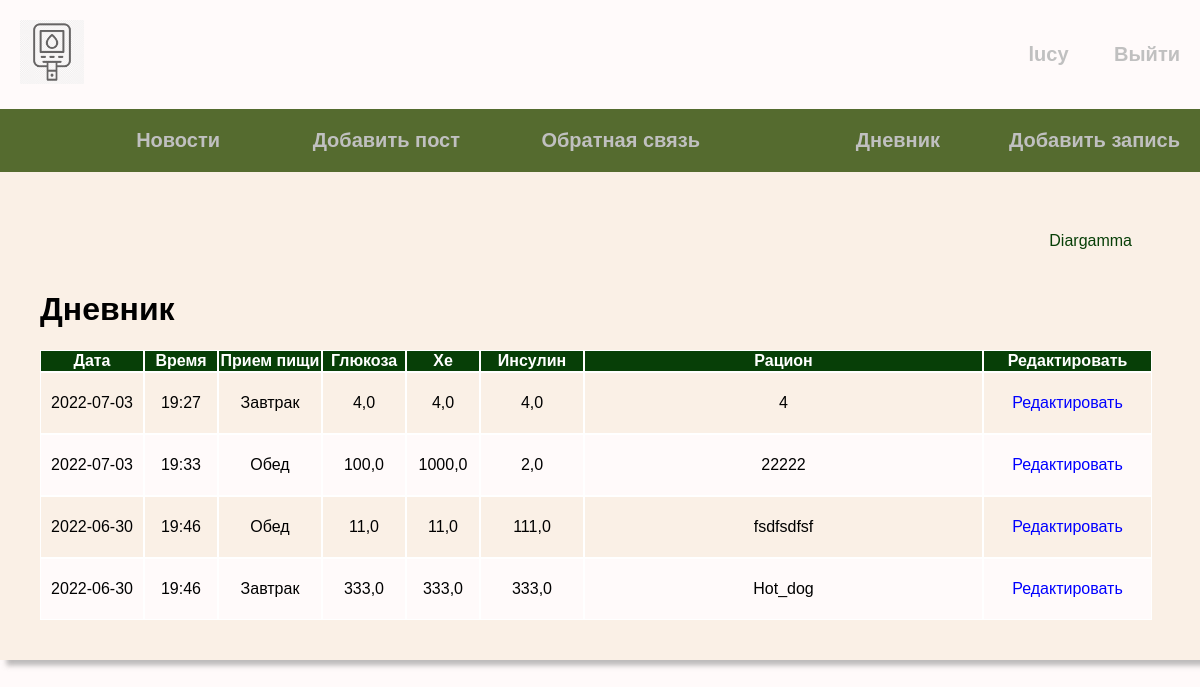
Page /diary/diary_page/ (signed in) on the earlier database version.
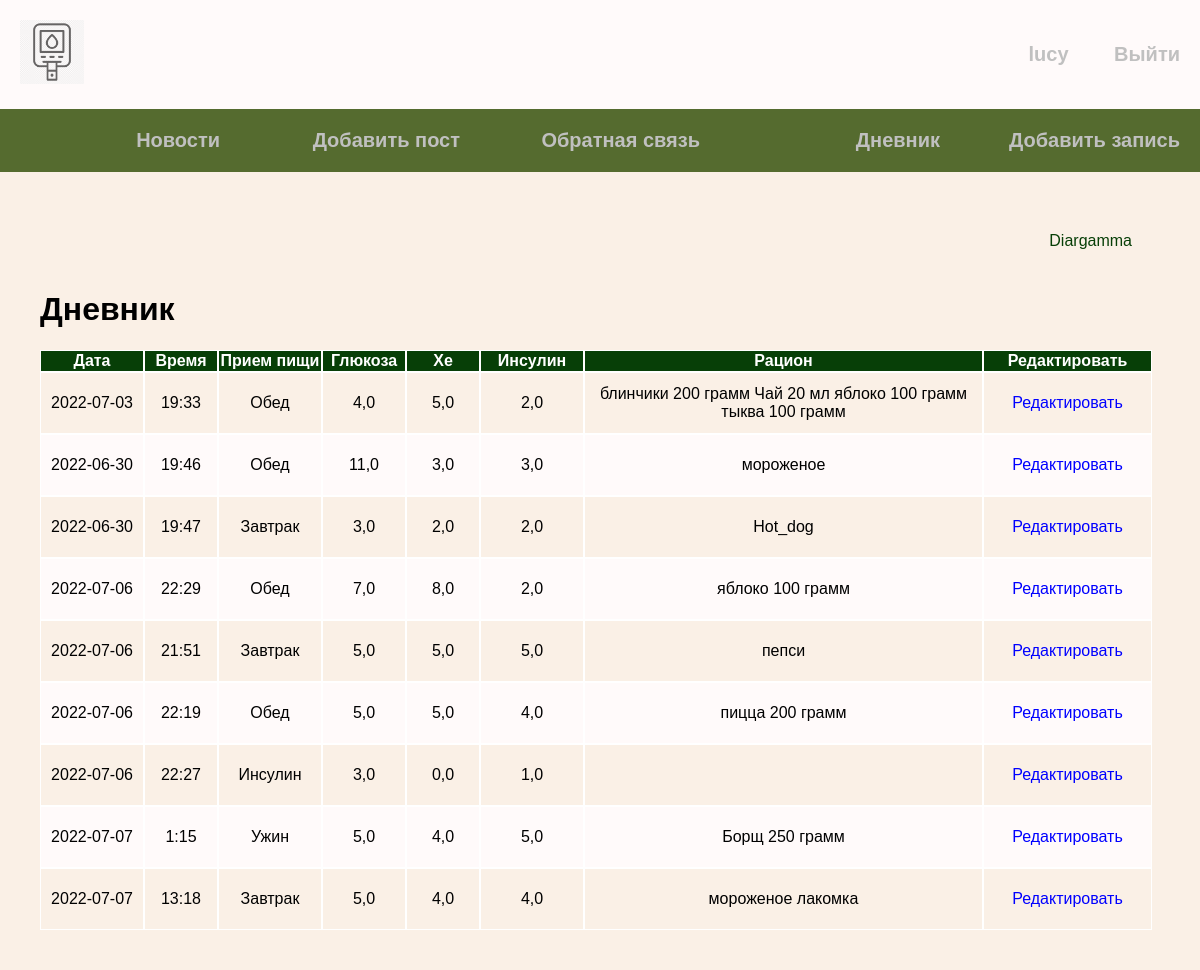
Same page on the later database version.
### diary_pages/models.py (models this page shows, shortened)
class Diary(models.Model):
    food_intake = models.ForeignKey('FIntake', on_delete=models.PROTECT, verbose_name='Прием пищи')
    glucoza = models.FloatField(max_length=255, verbose_name='Уровень глюкозы')
    he = models.FloatField(blank=True, verbose_name='Хлебные единицы')
    insulin = models.FloatField(verbose_name='Количество инсулина')
    food = models.TextField(blank=True, verbose_name="Употребляемая еда")
    date_food = models.DateField(verbose_name='Дата приема пищи')
    time_food = models.TimeField(verbose_name='Время приема пищи')
    datatime_inbase = models.DateTimeField(auto_now_add=True, verbose_name='Дата создания')
    dia_user = models.ForeignKey(User, on_delete=models.PROTECT, verbose_name='Пользователь')
    dok = models.CharField(max_length=255, blank=True, verbose_name='Доктор')
    def get_absolute_url(self):
        return reverse('record_edit', kwargs={'id_user': self.id})
    class Meta:
        verbose_name = "Запись"
        verbose_name_plural = 'Записи'

class FIntake(models.Model):
    name = models.CharField(max_length=150, db_index=True, verbose_name='Категории')
    def __str__(self):
        return self.name
    class Meta:
        verbose_name = "Категория"
        verbose_name_plural = 'Категории'

### diary_pages/views.py (the view)
# urls.py: path('diary_page/', DiaryPage.as_view(), name='diary_page'),
class DiaryPage(DiaDataMixin, ListView):
    model = Diary
    template_name = 'diary/diary.html'
    context_object_name = 'diary_page'
    def get_context_data(self, *, object_list=None, **kwargs):
        context = super().get_context_data(**kwargs)
        c_def = self.get_user_context(title='Дневник')
        return dict(list(context.items()) + list(c_def.items()))
    def get_queryset(self):
        return Diary.objects.all()

### news/utils.py (called while the page is built)
    def get_user_context(self, **kwargs):
        context = kwargs
        user_menu = menu.copy()
        if not self.request.user.is_authenticated:
            user_menu.pop(4)
            user_menu.pop(3)
            user_menu.pop(1)
        context['menu'] = user_menu
        context['cat_selected'] = 'dia'
        return context

### news/templates/diary/diary.html
{% extends 'news/base.html' %}
{% block content %}
<div class="diagram">
   <a href="{% url 'diagram' %}">Diargamma</a></div>
<h1>{{ title }}</h1>
<div class="dia">
    <table class='diatable' cellspacing="0">
        <tr>
            <th class="data">Дата</th>
            <th class="time">Время</th>
            <th class="food_intake">Прием пищи</th>
            <th class="glucoza">Глюкоза</th>
            <th class="he">Хе</th>
            <th class="insulin">Инсулин</th>
            <th class="racion">Рацион</th>
            <th class="edit">Редактировать</th>
        </tr>
        {% for i in diary_page %}
        {% if user.username == i.dia_user.username %}
        <tr>
            <td>
                {{ i.date_food|date:'Y-m-d' }}
            </td>
            <td>
                {{ i.time_food}}
            </td>
            <td>
                {{ i.food_intake}}
            </td>
            <td>
                {{ i.glucoza}}
            </td>
            <td>
                {{ i.he }}
            </td>
            <td>
                {{ i.insulin }}
            </td>
            <td>{{ i.food }}</td>
            <td><a href="{{ i.get_absolute_url }}">Редактировать</a></td>
        </tr>
        {% endif %}
        {% endfor %}
    </table>
</div>
{% endblock %}

### news/templates/news/base.html (shortened to what this page needs)
{% load static %}
{% load news_tags %}
<!DOCTYPE html>
<html lang="en">
<head>
    <link rel="stylesheet" href="{% static 'css/style.css' %}">
</head>
<body>
<div class="header">
    <div class="wrap">
        <ul class="mainheader">
             <li class="logo"><a href="{% url 'index' %}">
                 <img class="imglogo" src="{% static 'news/gluk.png' %}" alt="" width="64" height="64" >
             </a></li>
            {% if request.user.is_authenticated %}
            <li class="last"><a href="">{{ user.username }}</a> <a href="{% url 'logout' %}">Выйти</a></li>
            {% else %}
            <li class="last"><a href="{% url 'register' %}">Регистрация</a>  <a href='{% url "login" %}'>Войти</a></li>
            {% endif %}
        </ul>
        <ul class="mainmenu">
            {% for m in menu %}
            <li class="last">
                <a href="{% url m.url_name %}">{{m.title}}</a>
            </li>
            {% endfor %}
        </ul>
    </div>
</div>
<div class="content">
    <div class="wrap">
        <div class="main">
            {% block content %}
            {% endblock %}
        </div>
    </div>
</div>
</body>
</html>

Differences in the rows shown:
no longer on this page (row edited): Diary: date_food "2022-07-03", time_food "19:27", food_intake "Завтрак", glucoza "4,0", he "4,0", insulin "4,0", food "4"
changed Diary: glucoza "100,0" → "4,0"; he "1000,0" → "5,0"; food "22222" → "блинчики 200 грамм Чай 20 мл яблоко 100 грамм тыква 100 грамм"
changed Diary: he "11,0" → "3,0"; insulin "111,0" → "3,0"; food "fsdfsdfsf" → "мороженое"
changed Diary "Hot_dog": time_food "19:46" → "19:47"; glucoza "333,0" → "3,0"; he "333,0" → "2,0"; insulin "333,0" → "2,0"
added Diary: date_food "2022-07-06", time_food "22:29", food_intake "Обед", glucoza "7,0", he "8,0", insulin "2,0", food "яблоко 100 грамм"
added Diary: date_food "2022-07-06", time_food "21:51", food_intake "Завтрак", glucoza "5,0", he "5,0", insulin "5,0", food "пепси"
added Diary: date_food "2022-07-06", time_food "22:19", food_intake "Обед", glucoza "5,0", he "5,0", insulin "4,0", food "пицца 200 грамм"
added Diary: date_food "2022-07-06", time_food "22:27", food_intake "Инсулин", glucoza "3,0", he "0,0", insulin "1,0"
added Diary: date_food "2022-07-07", time_food "1:15", food_intake "Ужин", glucoza "5,0", he "4,0", insulin "5,0", food "Борщ 250 грамм"
added Diary: date_food "2022-07-07", time_food "13:18", food_intake "Завтрак", glucoza "5,0", he "4,0", insulin "4,0", food "мороженое лакомка"
